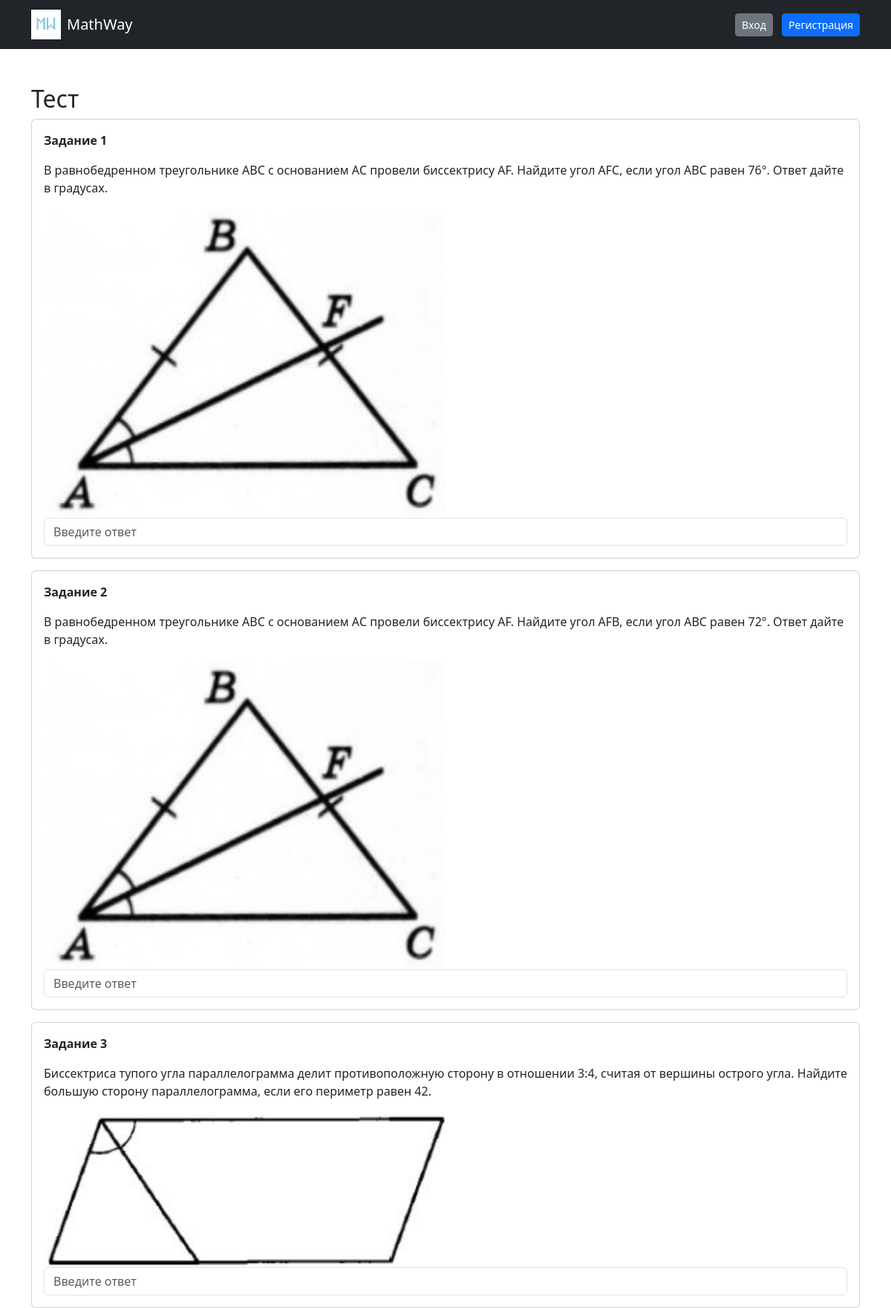
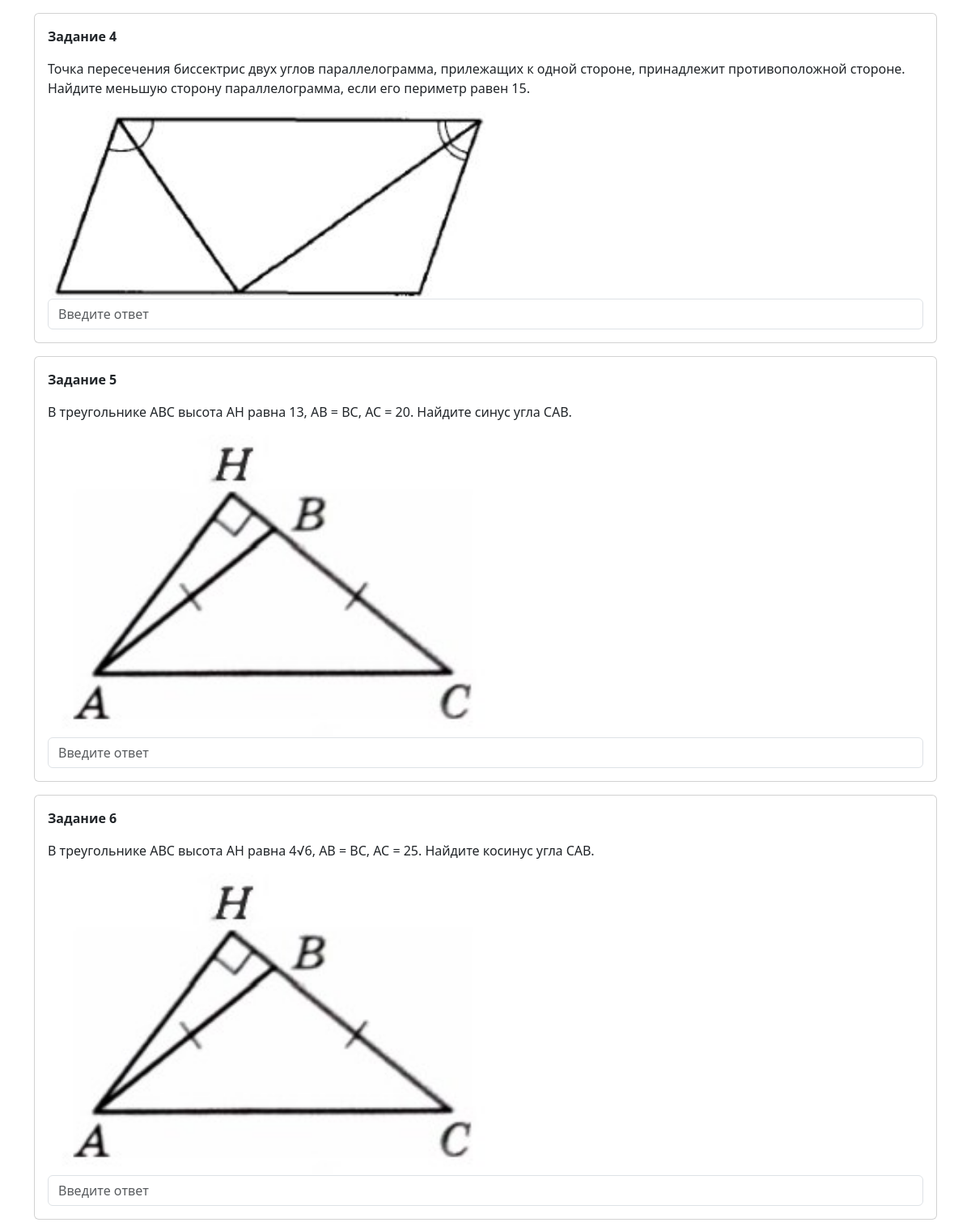
/test/1 (upper part), run on the app's committed database (2 pictures, top to bottom).
### models.py (models this page shows)
class Task(db.Model):
    id = db.Column(db.Integer, primary_key=True)
    question = db.Column(db.Text, nullable=False)
    answer = db.Column(db.String(100), nullable=False)
    topic = db.Column(db.String(10), nullable=False)
    image_url = db.Column(db.String(255))

### main.py (the view)
@app.route('/test/<int:topic>')
def test(topic):
    tasks = Task.query.filter_by(topic=topic).all()
    return render_template('test.html', tasks=tasks, topic=topic)

### templates/test.html (shortened to what this page needs)
{% extends "base.html" %}
{% block content %}
<h2>Тест</h2>
<form method="POST" action="/check/{{ topic }}">
{% for task in tasks %}
    <div class="card p-3 mb-3">
        <p><b>Задание {{ loop.index }}</b></p>
        <p>{{ task.question }}</p>
        {% if task.image_url %}
            <img src="{{ url_for('static', filename=task.image_url) }}" class="img-fluid w-50">
        {% endif %}
        <input
            type="text"
            name="answer_{{ task.id }}"
            class="form-control"
            placeholder="Введите ответ"
        >
    </div>
{% endfor %}
</form>
{% endblock %}

### templates/base.html (shortened to what this page needs)
<!DOCTYPE html>
<html>
<head>
    <link href="https://cdn.jsdelivr.net/npm/bootstrap@5.3.0/dist/css/bootstrap.min.css" rel="stylesheet">
</head>
<body>
<nav class="navbar navbar-dark bg-dark">
    <div class="container">
        <a class="navbar-brand d-flex align-items-center" href="/">
    <img src="{{ url_for('static', filename='images/logo.png') }}"
         alt="logo"
         height="40"
         class="me-2">
            MathWay
        </a>
        <div>
            {% if current_user.is_authenticated %}
                <span class="text-white me-3">
                    {{ current_user.username }}
                </span>
                <a href="/logout" class="btn btn-danger btn-sm">Выйти</a>
                <a href="/profile" class="btn btn-primary btn-sm">Профиль</a>
            {% else %}
                <a href="/login" class="btn btn-secondary btn-sm me-2">Вход</a>
                <a href="/register" class="btn btn-primary btn-sm">Регистрация</a>
            {% endif %}
        </div>
    </div>
</nav>
<div class="container mt-5">
    {% block content %}{% endblock %}
</div>
</body>
</html>

### data on the page
Task: question "В равнобедренном треугольнике АВС с основанием АС провели биссектрису AF. Найдите угол AFС, если угол ABC равен 76°. Ответ дайте в градусах.", image_url (picture)
Task: question "В равнобедренном треугольнике АВС с основанием АС провели биссектрису AF. Найдите угол AFB, если угол ABC равен 72°. Ответ дайте в градусах.", image_url (picture)
Task: question "Биссектриса тупого угла параллелограмма делит противоположную сторону в отношении 3:4, считая от вершины острого угла. Найдите большую сторону параллелограмма, если его периметр равен 42.", image_url (picture)
Task: question "Точка пересечения биссектрис двух углов параллелограмма, прилежащих к одной стороне, принадлежит противоположной стороне. Найдите меньшую сторону параллелограмма, если его периметр равен 15.", image_url (picture)
Task: question "В треугольнике ABC высота AH равна 13, AB = BC, AC = 20. Найдите синус угла CAB.", image_url (picture)
Task: question "В треугольнике ABC высота AH равна 4√6, AB = BC, AC = 25. Найдите косинус угла CAB.", image_url (picture)
